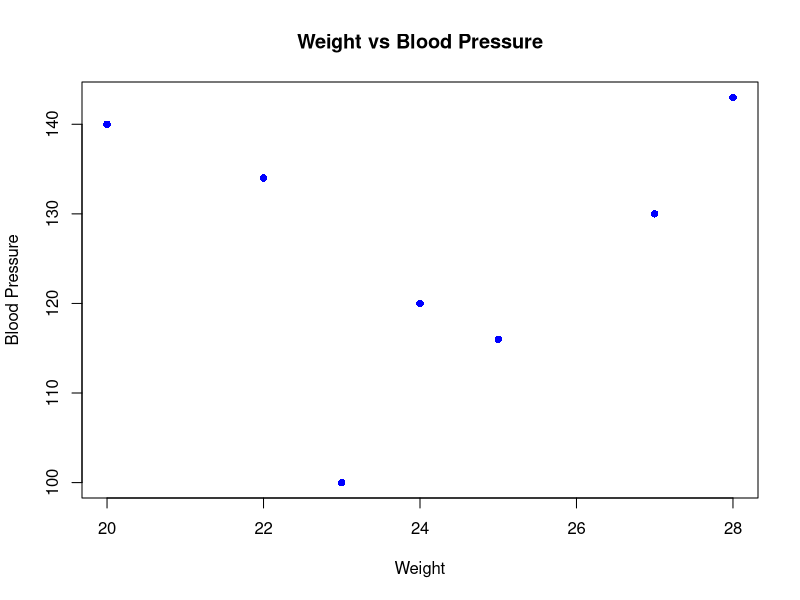
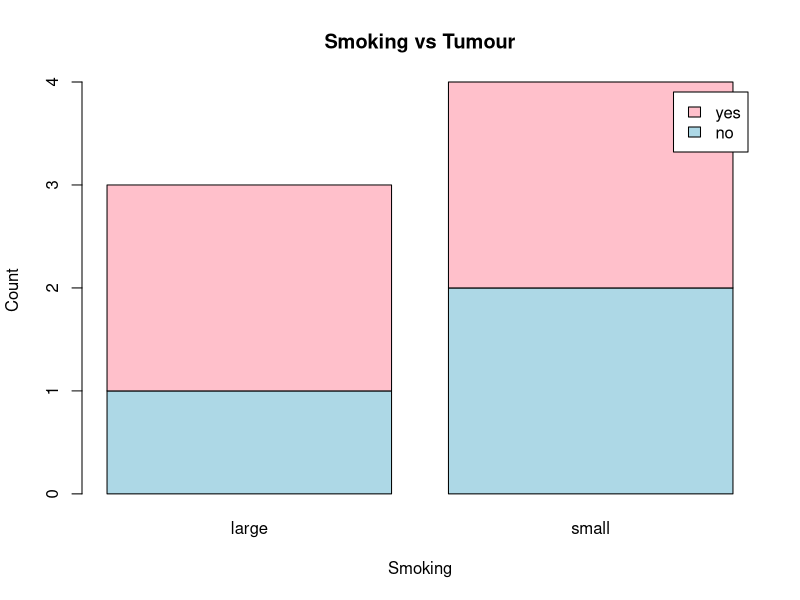

Write the R code that produced these figures, in order.
# Assuming your dataset is stored in a data frame named 'df'
df <- data.frame(
  id = c(1, 2, 3, 4, 5, 6, 7),
  weight = c(20, 27, 24, 22, 23, 25, 28),
  bp = c(140, 130, 120, 134, 100, 116, 143),
  locality = c("urban", "rural", "urban", "urban", "rural", "rural", "urban"),
  smoking = c("no", "yes", "no", "yes", "yes", "no", "yes"),
  tumour = c("small", "small", "large", "small", "large", "small", "large")
)

# Display the created dataframe
print(df)


# Assuming your dataframe is named 'df'
plot(df$weight, df$bp, main = "Weight vs Blood Pressure", xlab = "Weight", ylab = "Blood Pressure", pch = 16, col = "blue")


# creating stacked chart between smoking and tumour.
table_data <- table(df$smoking, df$tumour)
barplot(table_data, main = "Smoking vs Tumour", xlab = "Smoking", ylab = "Count", col = c("lightblue", "pink"), legend = rownames(table_data))
